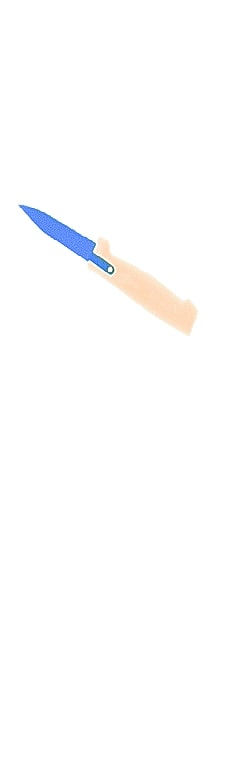
#> input picture Image Processing/Baggage AI/threat_images/0.jpg, 232 x 768 px, found by its file name; its folder holds 4 pictures in this run
$ python 'Baggage AI.py'
#> lines starting #> are read from the running program, lines starting #| are printed output that depends on the picture; after the words box and inside, x2 and y2 are one past the last pixel; in counts of white or black regions, pixels touching at a corner belong together
'''
Baggage AI module
'''

#import the necessary libraries
import cv2
import os
import numpy as np
from PIL import Image

class Baggage(object):
    'Baggage Class'
    def __init__(self):
        self.background_images = []
        self.threat_images = []
        self.output_images = []
        self.mask_images = []
        self.masks = []

        self.file_path_1 = "C:/Users/Admin/Desktop/Computer Vision/BaggageAI_CV_Hiring_Assignment/background_images"
        self.file_path_2 = "C:/Users/Admin/Desktop/Computer Vision/BaggageAI_CV_Hiring_Assignment/threat_images"
        self.file_path_3 = "C:/Users/Admin/Desktop/Computer Vision/BaggageAI_CV_Hiring_Assignment/output_images"
        self.file_path_4 = "C:/Users/Admin/Desktop/Computer Vision/BaggageAI_CV_Hiring_Assignment/masks"

    def get_threat_image(self, image_name):
        image = cv2.imread(self.file_path_2 + '/' + image_name)
        return image

    def get_background_image(self, image_name):
        image = cv2.imread(self.file_path_1 + '/' + image_name)
        return image

    def get_mask_images(self):
        return self.masks

    def get_background_images(self):
        for filename in os.listdir(self.file_path_1):
            image = Image.open(os.path.join(self.file_path_1, filename))
            image_copy = image
            if image_copy is not None:
                self.background_images.append(image_copy)
        return self.background_images

    def get_threat_images(self):
        for filename in os.listdir(self.file_path_2):
            image = Image.open(os.path.join(self.file_path_2, filename))
            image_copy = image
            if image_copy is not None:
                self.threat_images.append(image_copy)
        return self.threat_images

    def make_translucent(self, threat_images_list, alpha = 128):
        for i in range(len(threat_images_list)):
            threat_images_list[i].putalpha(alpha)

        print("All Images are made translucent")
        return threat_images_list

    def scale_images(self, threat_images_list):
        for i in range(len(threat_images_list)):
            threat_images_list[i] = threat_images_list[i].resize((300,400))

        print("All Images are scaled down.")
        return threat_images_list

    def remove_background(self):

        for filename in os.listdir(self.file_path_2):
            image = cv2.imread(os.path.join(self.file_path_2, filename),1)
#> image is the input picture: shape (768, 232, 3); mean B, G, R 253.7, 253.4, 253.4
            image_copy = image.copy()
            self.mask_images.append(image_copy)

        for i in range(len(self.mask_images)):
            gray_image = cv2.cvtColor(self.mask_images[i],cv2.COLOR_BGR2GRAY)
            ret,thresh = cv2.threshold(gray_image, 240,255,cv2.THRESH_BINARY_INV)
            # [6 lines of commented-out code are left out]
            thresh = Image.fromarray(thresh)
            print(type(thresh))
            os.chdir(self.file_path_4)
            self.masks.append(thresh)
            thresh.save(str(i)+ '.jpg')
#> this loop made 4 passes
#> pass 1, in remove_background, `gray_image = cv2.cvtColor(self.mask_images[i],cv2.COLOR_BGR2GRAY)`:
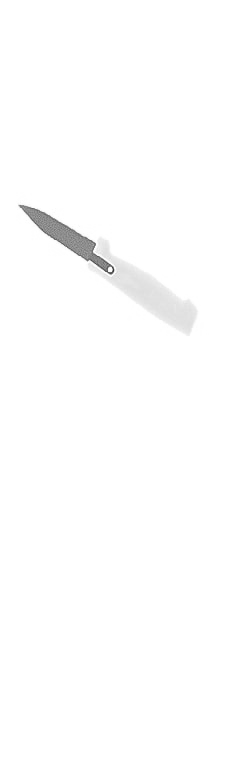
#> gray_image: shape (768, 232); min 53, max 255, mean 253.4
#> pass 1, in remove_background, `ret,thresh = cv2.threshold(gray_image, 240,255,cv2.THRESH_BINARY_INV)`:
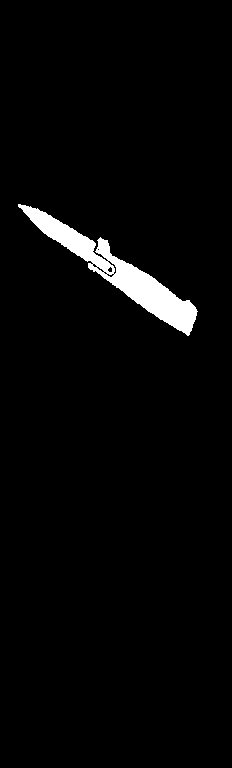
#> thresh: shape (768, 232); 2.7% white; 1 white region, box (x1, y1, x2, y2) and area: (18, 204, 198, 336) 4811
#> pass 2, in remove_background, `gray_image = cv2.cvtColor(self.mask_images[i],cv2.COLOR_BGR2GRAY)`:
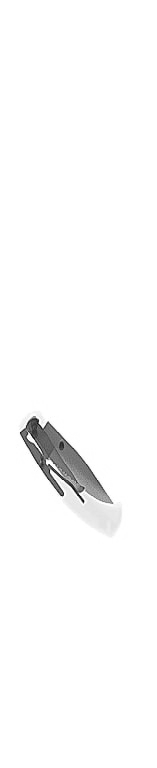
#> gray_image: shape (768, 157); min 2, max 255, mean 250.9
#> pass 2, in remove_background, `ret,thresh = cv2.threshold(gray_image, 240,255,cv2.THRESH_BINARY_INV)`:
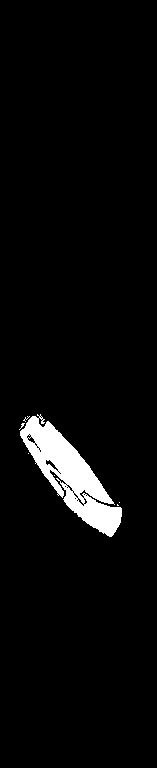
#> thresh: shape (768, 157); 3.9% white; 7 white regions (6 under 20 px), largest, box (x1, y1, x2, y2) and area: (20, 414, 122, 537) 4644
#> after the loop:
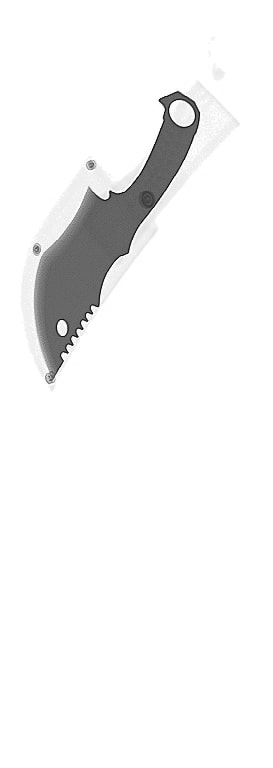
#> gray_image: shape (768, 273); min 4, max 255, mean 244.2
#> after the loop:
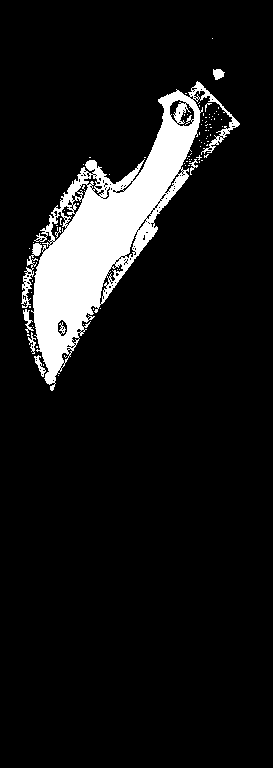
#> thresh: PIL image 273x768 L; 9% white; 88 white regions (80 under 20 px), largest, box (x1, y1, x2, y2) and area: (31, 81, 240, 391) 17836, (21, 243, 42, 308) 380, (23, 309, 34, 333) 102

    def rotate_images(self, threat_images_list, angle):
#> called with angle = 45
        for i in range(len(threat_images_list)):
            threat_images_list[i] = threat_images_list[i].rotate(angle, expand = True)

        print("All Images are rotated by 45 degrees.")

        return threat_images_list

    def merge_images(self, back_images_list, threat_images_list, masks_list):
        repeat = len(threat_images_list)

        for i in range(repeat):
            image_1 = threat_images_list[i]
            image_2 = back_images_list[i]
            mask = masks_list[i].resize(image_1.size)

            if i == 0 or i == 1 or i == 2 or i == 4:
                image_2.paste(image_1, (50,50), mask)

            if i == 3:
                image_2.paste(image_1, (500,250), mask)

            self.output_images.append(image_2)

        print("Images merged successfully")

        return self.output_images


def main():

    AI = Baggage()

    AI.remove_background()

    mask_images = AI.get_mask_images()

    mask_images = AI.rotate_images(mask_images, 45)

    threat_images = AI.get_threat_images()

    background_images = AI.get_background_images()

    threat_images = AI.rotate_images(threat_images, 45)

    threat_images = AI.scale_images(threat_images)

    threat_images = AI.make_translucent(threat_images)

    final_images = AI.merge_images(background_images, threat_images, mask_images)

    final_images[0].show()


if __name__ == '__main__':
#> (the run stopped early here; a loop or call above may not have finished)
